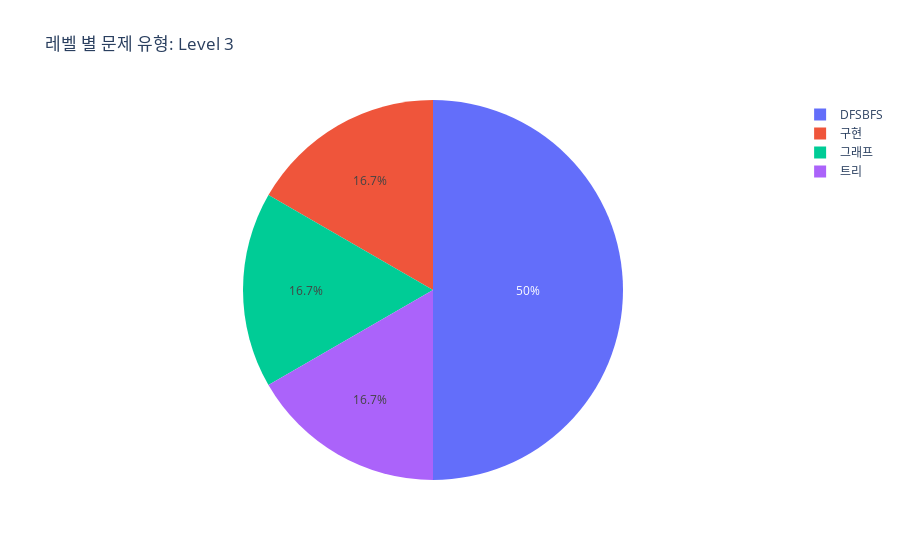

Source (notebook cell):
### Code cell
fig_df = df[df["level"] == "level3"]
fig = px.pie(fig_df, values = "file_name", names = "problem_type", title = "레벨 별 문제 유형: Level 3")
fig.write_html("레벨_문제_유형_level3.html")
fig

### Figure 1 — Plotly figure (JSON) as saved in the notebook; plotly's stock layout.template omitted (floating-point values rounded to 4 significant figures)
{"data": [{"domain": {"x": [0, 1], "y": [0, 1]}, "hovertemplate": "problem_type=%{label}<br>file_name=%{value}<extra></extra>", "labels": ["DFSBFS", "구현", "그래프", "트리"], "legendgroup": "", "name": "", "showlegend": true, "type": "pie", "values": [3, 1, 1, 1]}], "layout": {"autosize": true, "legend": {"tracegroupgap": 0}, "title": {"text": "레벨 별 문제 유형: Level 3"}}}
